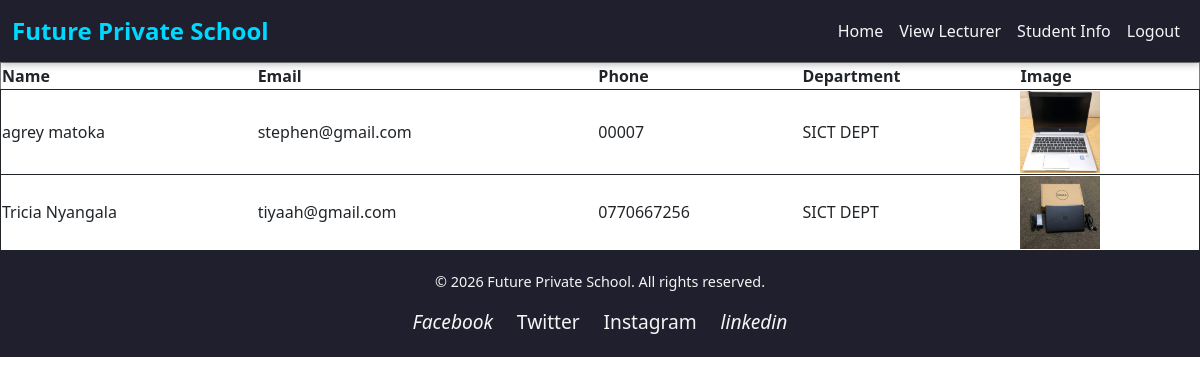
The app's page /view_lecturer/ (signed in) with its own data.
### student_app/models.py (models this page shows, shortened)
class Lecture(models.Model):
    user = models.OneToOneField('auth.User', on_delete=models.CASCADE, null=True, blank=True)
    name= models.CharField(max_length=100)
    phone= models.CharField(max_length=15)
    image= models.ImageField(upload_to='images/', blank=True, null= True, default='images/tricia.jpeg')
    email= models.EmailField()
    department= models.ForeignKey(Department, on_delete=models.SET_NULL, null= True)

class Department(models.Model):
    name= models.CharField(max_length=50)
    location= models.CharField(max_length=100)
    head_of_department= models.CharField(max_length=100)
    def __str__(self):
        return self.name

### student_app/views.py (the view)
# urls.py: path('view_lecturer/', views.view_lecturers, name= 'view_lecturer'),
@staff_member_required
def view_lecturers(request):
    lecturers= Lecture.objects.all()
    return render(request, 'view_lecturers.html', {'lecturers': lecturers})

### student_app/templates/view_lecturers.html
{% extends 'base.html' %}
{% block content %}
<table border="1" style="border-collapse: collapse; width: 100%;">
    <tr>
        <th>Name</th>
        <th>Email</th>
        <th>Phone</th>
        <th>Department</th>
        <th>Image</th>
    </tr>
    {% for lecturer in lecturers %}
    <tr style="border: 1px solid;" >
        <td>{{ lecturer.name }}</td>
        <td>{{ lecturer.email }}</td>
        <td>{{ lecturer.phone }}</td>
        <td>{{ lecturer.department }}</td>
        <td>
            <img src="{{ lecturer.image.url }}" width="80">
        </td>
    </tr>
    {% endfor %}
</table>
{% endblock %}

### records on screen
Lecture: name "agrey matoka", email "stephen@gmail.com", phone "00007", department "SICT DEPT", image (picture)
Lecture: name "Tricia Nyangala", email "tiyaah@gmail.com", phone "0770667256", department "SICT DEPT", image (picture)
